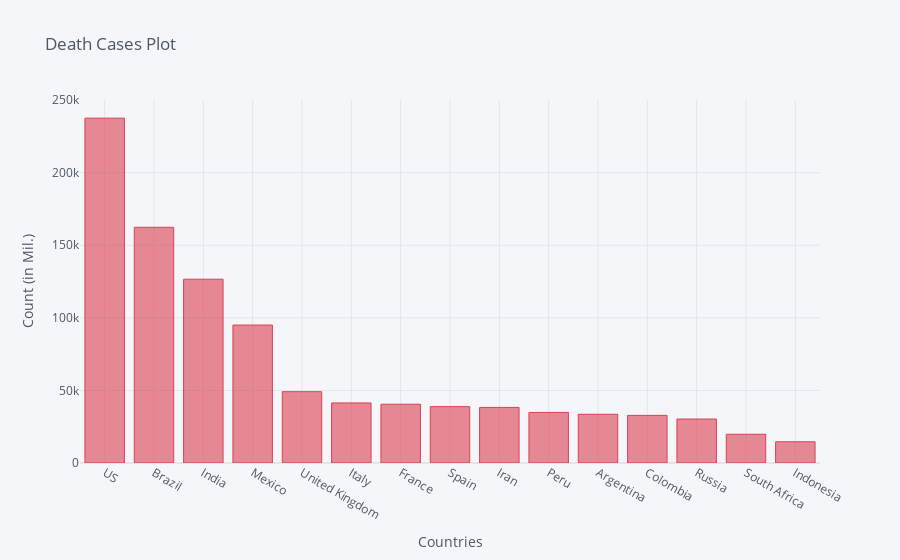

The code cell stored with this chart in its notebook:
### Code cell
death_df2_plot.iplot(kind='bar', x='Country/Region', y='11/8/20',color='red',
                    title='Death Cases Plot',xTitle='Countries',yTitle='Count (in Mil.)')

### Figure 1 — Plotly figure (JSON) as saved in the notebook; plotly's stock layout.template omitted (floating-point values rounded to 4 significant figures)
{"data": [{"marker": {"color": "rgba(219, 64, 82, 0.6)", "line": {"color": "rgba(219, 64, 82, 1.0)", "width": 1}}, "name": "11/8/20", "orientation": "v", "text": "", "type": "bar", "x": ["US", "Brazil", "India", "Mexico", "United Kingdom", "Italy", "France", "Spain", "Iran", "Peru", "Argentina", "Colombia", "Russia", "South Africa", "Indonesia"], "y": [237570, 162397, 126611, 95027, 49134, 41394, 40490, 38833, 38291, 34821, 33560, 32791, 30292, 19809, 14614]}], "layout": {"legend": {"bgcolor": "#F5F6F9", "font": {"color": "#4D5663"}}, "paper_bgcolor": "#F5F6F9", "plot_bgcolor": "#F5F6F9", "title": {"font": {"color": "#4D5663"}, "text": "Death Cases Plot"}, "xaxis": {"gridcolor": "#E1E5ED", "showgrid": true, "tickfont": {"color": "#4D5663"}, "title": {"font": {"color": "#4D5663"}, "text": "Countries"}, "zerolinecolor": "#E1E5ED"}, "yaxis": {"gridcolor": "#E1E5ED", "showgrid": true, "tickfont": {"color": "#4D5663"}, "title": {"font": {"color": "#4D5663"}, "text": "Count (in Mil.)"}, "zerolinecolor": "#E1E5ED"}}}
